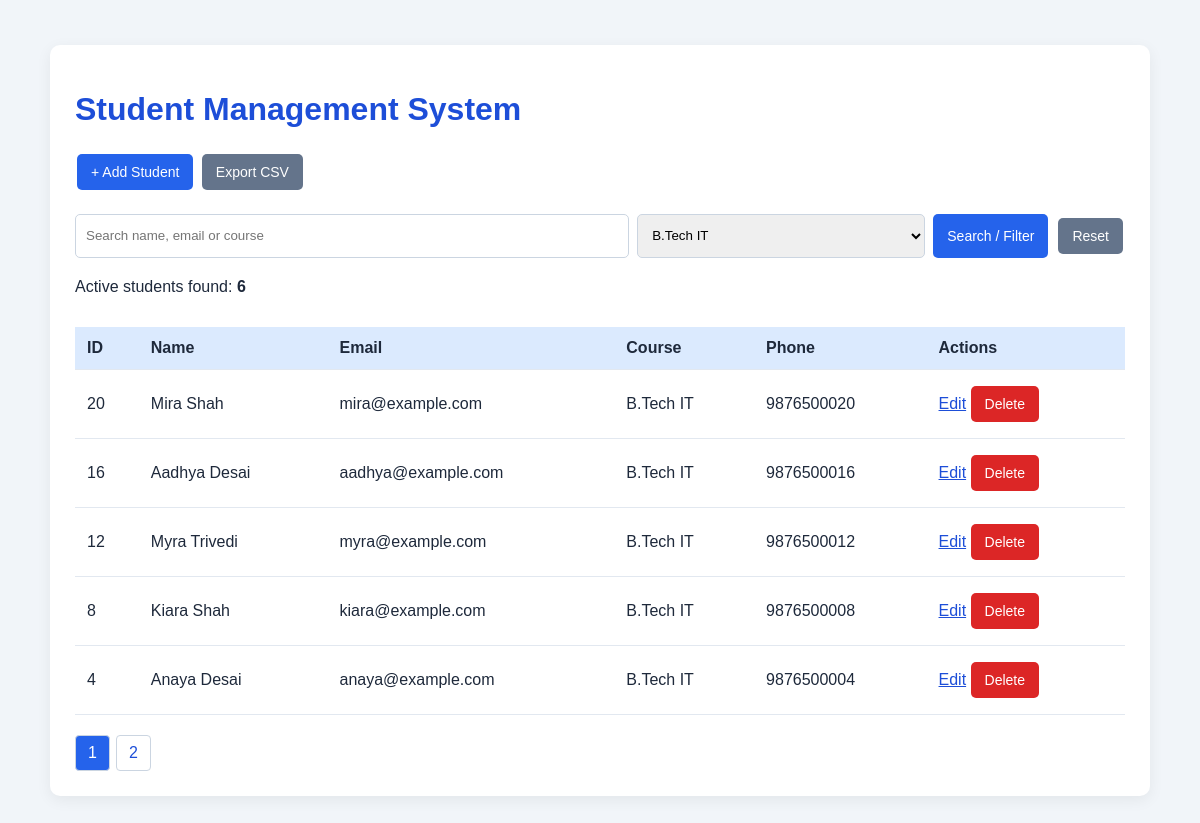
The page /index.php?course=B.Tech IT on the database its author committed.
### tables this page shows
CREATE TABLE IF NOT EXISTS students (
    id INT AUTO_INCREMENT PRIMARY KEY,
    name VARCHAR(100) NOT NULL,
    email VARCHAR(120) NOT NULL UNIQUE,
    course VARCHAR(80) NOT NULL,
    phone VARCHAR(20) NOT NULL,
    status ENUM('active', 'deleted') NOT NULL DEFAULT 'active',
    created_at TIMESTAMP DEFAULT CURRENT_TIMESTAMP
);

### index.php (the view, shortened to what this page needs)
<?php
require "db.php";
function e($value) {
    return htmlspecialchars((string)$value, ENT_QUOTES, "UTF-8");
}
$q = trim($_GET["q"] ?? "");
$course = trim($_GET["course"] ?? "");
$page = max(1, (int)($_GET["page"] ?? 1));
$perPage = 5;
$where = ["status = 'active'"];
$params = [];
$types = "";
if ($course !== "") {
    $where[] = "course = ?";
    $params[] = $course;
    $types .= "s";
}
$whereSql = implode(" AND ", $where);
$countSql = "SELECT COUNT(*) AS total FROM students WHERE $whereSql";
$stmt = $conn->prepare($countSql);
if ($types !== "") {
    $stmt->bind_param($types, ...$params);
}
$stmt->execute();
$total = (int)$stmt->get_result()->fetch_assoc()["total"];
$totalPages = max(1, (int)ceil($total / $perPage));
$page = min($page, $totalPages);
$offset = ($page - 1) * $perPage;
$sql = "SELECT id, name, email, course, phone
        FROM students
        WHERE $whereSql
        ORDER BY id DESC
        LIMIT ? OFFSET ?";
$stmt = $conn->prepare($sql);
$listTypes = $types . "ii";
$listParams = array_merge($params, [$perPage, $offset]);
$stmt->bind_param($listTypes, ...$listParams);
$stmt->execute();
$students = $stmt->get_result();
$courses = $conn->query(
    "SELECT DISTINCT course FROM students
     WHERE status = 'active' ORDER BY course"
);
?>
<!DOCTYPE html>
<html lang="en">
<head>
<link rel="stylesheet" href="style.css">
</head>
<body>
<div class="container">
    <h1>Student Management System</h1>
    <a class="button" href="add.php">+ Add Student</a>
    <a class="button secondary" href="export.php">Export CSV</a>
    <form method="GET" class="filters">
        <input type="text" name="q"
               placeholder="Search name, email or course"
               value="<?= e($q) ?>">
        <select name="course">
            <?php while ($c = $courses->fetch_assoc()): ?>
                <option value="<?= e($c["course"]) ?>"
                    <?= $course === $c["course"] ? "selected" : "" ?>>
                    <?= e($c["course"]) ?>
                </option>
            <?php endwhile; ?>
        </select>
        <button type="submit">Search / Filter</button>
        <a class="button secondary" href="index.php">Reset</a>
    </form>
    <p>Active students found: <strong><?= $total ?></strong></p>
    <div class="table-wrap">
    <table>
        <thead>
            <tr>
                <th>ID</th>
                <th>Name</th>
                <th>Email</th>
                <th>Course</th>
                <th>Phone</th>
                <th>Actions</th>
            </tr>
        </thead>
        <tbody>
        <?php if ($students->num_rows === 0): ?>
            <tr>
                <td colspan="6">No students found.</td>
            </tr>
        <?php else: ?>
            <?php while ($s = $students->fetch_assoc()): ?>
                <tr>
                    <td><?= e($s["id"]) ?></td>
                    <td><?= e($s["name"]) ?></td>
                    <td><?= e($s["email"]) ?></td>
                    <td><?= e($s["course"]) ?></td>
                    <td><?= e($s["phone"]) ?></td>
                    <td class="actions">
                        <a href="edit.php?id=<?= (int)$s["id"] ?>">Edit</a>
                        <form method="POST" action="delete.php"
                              onsubmit="return confirm('Are you sure you want to delete this student?');">
                            <button type="submit" class="danger">Delete</button>
                        </form>
                    </td>
                </tr>
            <?php endwhile; ?>
        <?php endif; ?>
        </tbody>
    </table>
    </div>
    <div class="pagination">
        <?php for ($i = 1; $i <= $totalPages; $i++): ?>
            <a class="<?= $page === $i ? 'current' : '' ?>"
               href="?<?= e(http_build_query([
                   "q" => $q,
                   "course" => $course,
                   "page" => $i
               ])) ?>">
                <?= $i ?>
            </a>
        <?php endfor; ?>
    </div>
</div>
</body>
</html>

### style.css (style rules this page uses)
* { box-sizing: border-box; }
body { margin: 0; padding: 25px; background: #f1f5f9; color: #1e293b; font-family: Arial, sans-serif; }
.container { max-width: 1100px; margin: 20px auto; padding: 25px; background: white; border-radius: 10px; box-shadow: 0 4px 15px #00000010; }
h1 { color: #1d4ed8; }
a { color: #1d4ed8; }
.button, button { display: inline-block; padding: 10px 14px; margin: 4px 2px; background: #2563eb; color: white; text-decoration: none; border: none; border-radius: 5px; cursor: pointer; font-size: 14px; }
.secondary { background: #64748b; }
.danger { background: #dc2626; }
.filters { display: flex; flex-wrap: wrap; gap: 8px; margin: 20px 0; }
input, select { width: 100%; padding: 10px; margin: 6px 0 15px; border: 1px solid #cbd5e1; border-radius: 5px; }
.filters input { flex: 2; min-width: 220px; margin: 0; }
.filters select { flex: 1; min-width: 150px; margin: 0; }
.filters button { margin: 0; }
.table-wrap { overflow-x: auto; }
table { width: 100%; border-collapse: collapse; margin-top: 15px; }
th, td { padding: 12px; text-align: left; border-bottom: 1px solid #e2e8f0; }
th { background: #dbeafe; }
.actions { min-width: 130px; }
.actions form { display: inline; }
.actions button { margin: 4px 0; }
.pagination { display: flex; flex-wrap: wrap; gap: 6px; margin-top: 20px; }
.pagination a { padding: 8px 12px; text-decoration: none; border: 1px solid #cbd5e1; border-radius: 4px; }
.pagination .current { color: white; background: #2563eb; }

### rows shown on the page
students: id "20", name "Mira Shah", email "mira@example.com", course "B.Tech IT", phone "9876500020"
students: id "16", name "Aadhya Desai", email "aadhya@example.com", course "B.Tech IT", phone "9876500016"
students: id "12", name "Myra Trivedi", email "myra@example.com", course "B.Tech IT", phone "9876500012"
students: id "8", name "Kiara Shah", email "kiara@example.com", course "B.Tech IT", phone "9876500008"
students: id "4", name "Anaya Desai", email "anaya@example.com", course "B.Tech IT", phone "9876500004"

### other values the page prints
$total "6"
form field course "B.Tech IT"
